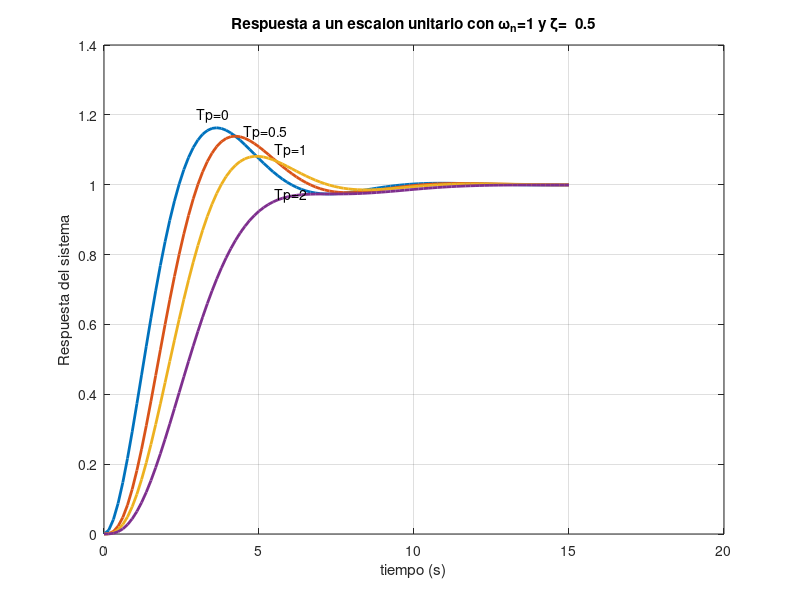

MATLAB code for this plot:
%Grafica de la respuesta escalon de un sistema de segundo orden estandar
%con wn=1 y dzeta=0.5 y adicionando un polo en la funcion de transferencia
%a lazo cerrado

clear all;
figure
t=linspace(0,15,100);
dzeta= 0.5;
wn=1;
Tp= [0 0.5 1 2 4];
s=zpk('s');

    for n=1:4
        sys1=wn^2/((s^2+2*dzeta*wn*s+wn^2)*(1+Tp(n)*s));
        [y(1:100,n),t]=step(sys1,t);
    end
%grafico
plot(t,y,'linewidth',2);
grid ;
% 
title('Respuesta a un escalon unitario con \omega_n=1 y \zeta=  0.5')
xlabel('tiempo (s)')
ylabel('Respuesta del sistema')

text(3,1.2,'Tp=0')
text(4.5,1.15,'Tp=0.5')
text(5.5,1.1,'Tp=1')
text(5.5,0.97,'Tp=2')